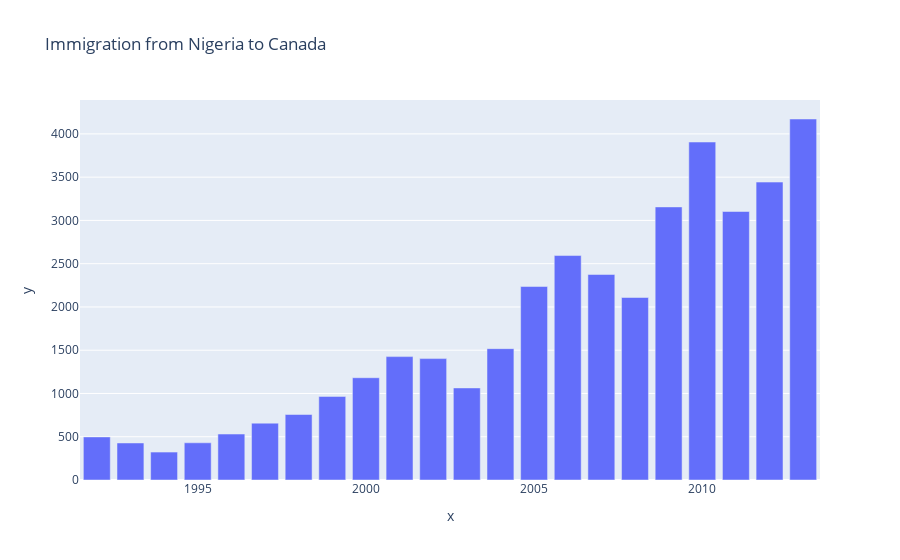

Here is the notebook cell this chart was saved with:
### Markdown cell above
The following blocks demonstrate how to use plotly express to create visualizations.

### Code cell
fg = px.bar(x= df_country['immigration_year'], y = df_country['number_of_immigrants'], title = 'Immigration from Nigeria to Canada')
fg.show()

### Figure 1 — Plotly figure (JSON) as saved in the notebook; plotly's stock layout.template omitted (floating-point values rounded to 4 significant figures)
{"data": [{"hovertemplate": "x=%{x}<br>y=%{y}<extra></extra>", "legendgroup": "", "marker": {"color": "#636efa", "pattern": {"shape": ""}}, "name": "", "orientation": "v", "showlegend": false, "textposition": "auto", "type": "bar", "x": [1992, 1993, 1994, 1995, 1996, 1997, 1998, 1999, 2000, 2001, 2002, 2003, 2004, 2005, 2006, 2007, 2008, 2009, 2010, 2011, 2012, 2013], "xaxis": "x", "y": [498, 428, 323, 430, 531, 657, 757, 966, 1182, 1426, 1403, 1064, 1518, 2236, 2594, 2375, 2109, 3156, 3906, 3103, 3443, 4172], "yaxis": "y"}], "layout": {"barmode": "relative", "legend": {"tracegroupgap": 0}, "title": {"text": "Immigration from Nigeria to Canada"}, "xaxis": {"anchor": "y", "domain": [0, 1], "title": {"text": "x"}}, "yaxis": {"anchor": "x", "domain": [0, 1], "title": {"text": "y"}}}}
